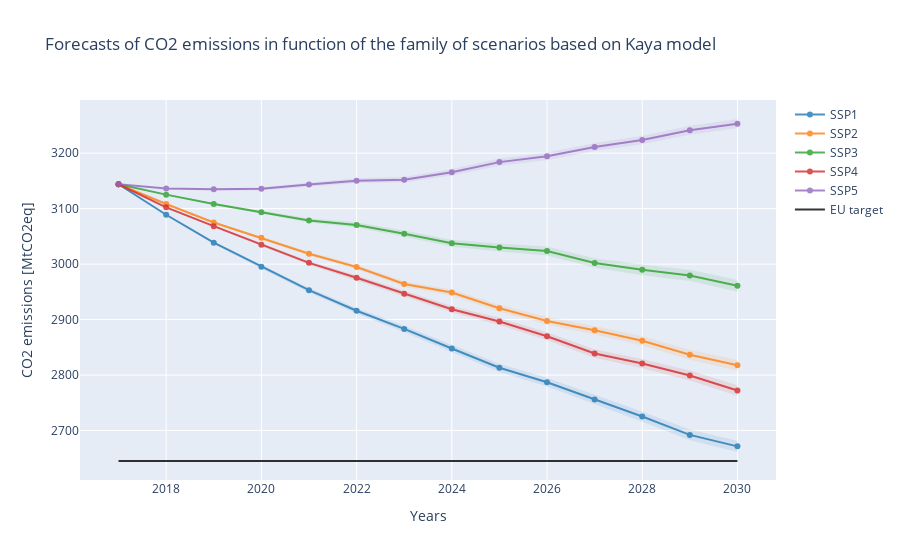
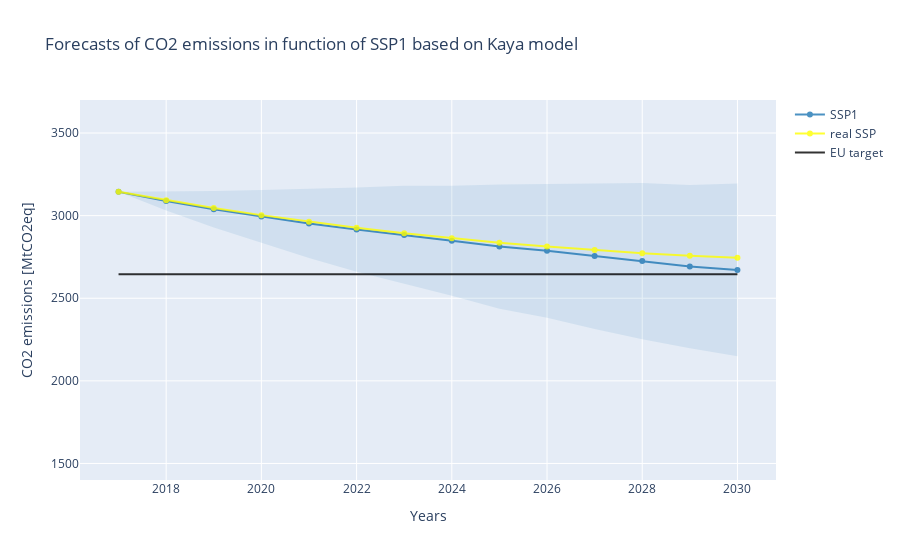
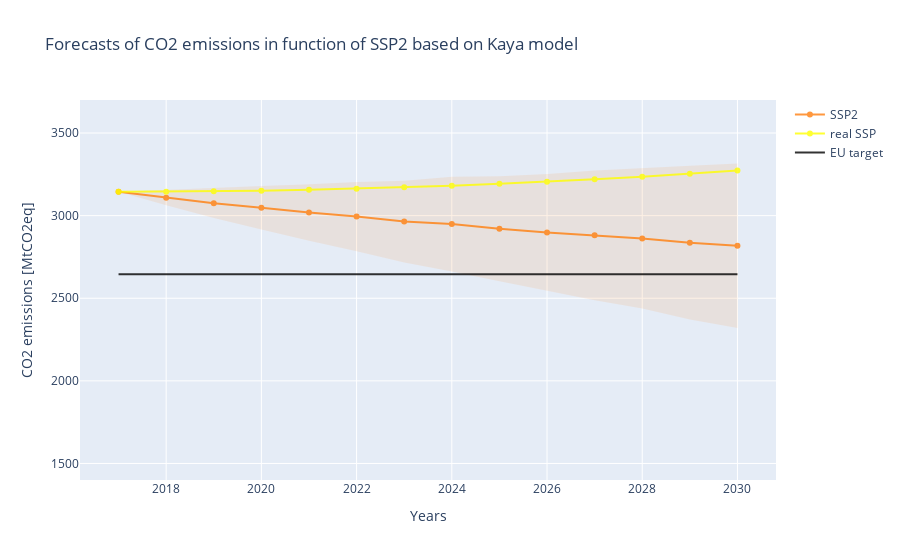
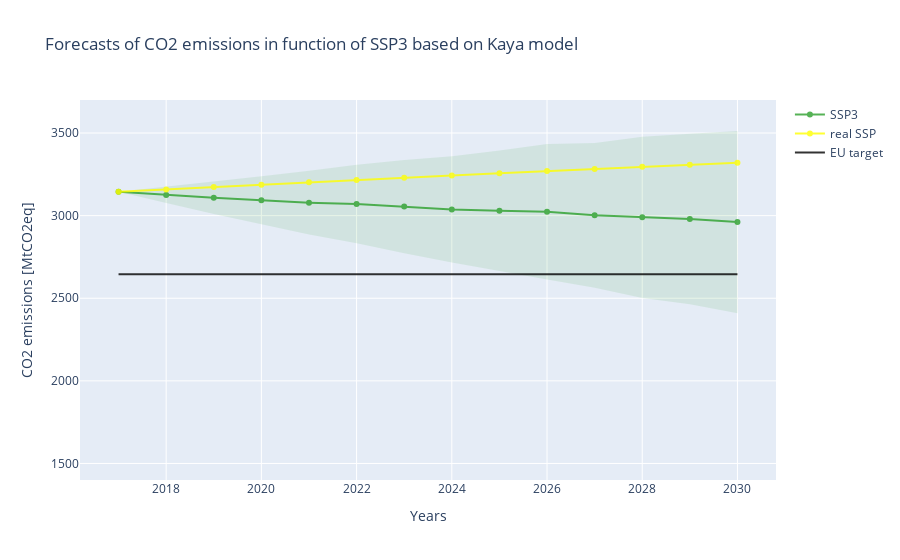

Notebook code cell kept with these figures, in order:
### Markdown cell above
# RESULTS OF MONTE CARLO SIMULATION

### Code cell
samples = 10000
emi_kaya_norm = get_carbon_emissions(samples, 'normal', show=True)
emi_kaya_tri = get_carbon_emissions(samples, 'triangular', show=False)

samples = 5000
emi_kaya_norm_rates = get_carbon_emissions(samples, 'normal', rates=True, show=False)
emi_kaya_tri_rates = get_carbon_emissions(samples, 'triangular', rates=True, show=False)

kernel_emi = get_carbon_emissions(samples=10000, rates='kernel', show=False)

real_proj = show_real_projections(file_real_proj, show=False)
show_goals([emi_kaya_norm, emi_kaya_norm_rates, real_proj],
           name = ['Kaya model', 'Derived of Kaya model', 'Projection', 'Target'], show=True)

projection_vs_forecasts([emi_kaya_norm, emi_kaya_norm_rates, real_proj],
                        name=['Kaya model', 'Derived of Kaya model', 'Projections'], show=True)

### Figure 1 — Plotly figure (JSON) as saved in the notebook; plotly's stock layout.template omitted (floating-point values rounded to 4 significant figures)
{"data": [{"fill": "toself", "fillcolor": "#1f77b4", "line": {"color": "rgba(0, 0, 0, 0)"}, "name": "SSP1", "opacity": 0.1, "showlegend": false, "type": "scatter", "x": [2017, 2018, 2019, 2020, 2021, 2022, 2023, 2024, 2025, 2026, 2027, 2028, 2029, 2030, 2030, 2029, 2028, 2027, 2026, 2025, 2024, 2023, 2022, 2021, 2020, 2019, 2018, 2017], "y": [3144, 3090.0, 3041.0, 2998.0, 2957.0, 2921.0, 2889.0, 2854.0, 2820.0, 2795.0, 2765.0, 2735.0, 2702.0, 2682.0, 2661.0, 2682.0, 2716.0, 2747.0, 2779.0, 2806.0, 2841.0, 2877.0, 2911.0, 2949.0, 2992.0, 3036.0, 3088.0, 3144]}, {"line": {"color": "#1f77b4"}, "name": "SSP1", "opacity": 0.8, "type": "scatter", "x": [2017, 2018, 2019, 2020, 2021, 2022, 2023, 2024, 2025, 2026, 2027, 2028, 2029, 2030], "y": [3144, 3089.0, 3039.0, 2995.0, 2953.0, 2916.0, 2883.0, 2848.0, 2813.0, 2787.0, 2756.0, 2725.0, 2692.0, 2671.0]}, {"fill": "toself", "fillcolor": "#ff7f0e", "line": {"color": "rgba(0, 0, 0, 0)"}, "name": "SSP2", "opacity": 0.1, "showlegend": false, "type": "scatter", "x": [2017, 2018, 2019, 2020, 2021, 2022, 2023, 2024, 2025, 2026, 2027, 2028, 2029, 2030, 2030, 2029, 2028, 2027, 2026, 2025, 2024, 2023, 2022, 2021, 2020, 2019, 2018, 2017], "y": [3144, 3109.0, 3077.0, 3050.0, 3022.0, 2999.0, 2969.0, 2954.0, 2927.0, 2904.0, 2888.0, 2870.0, 2846.0, 2828.0, 2808.0, 2828.0, 2854.0, 2873.0, 2891.0, 2914.0, 2943.0, 2959.0, 2991.0, 3015.0, 3045.0, 3073.0, 3107.0, 3144]}, {"line": {"color": "#ff7f0e"}, "name": "SSP2", "opacity": 0.8, "type": "scatter", "x": [2017, 2018, 2019, 2020, 2021, 2022, 2023, 2024, 2025, 2026, 2027, 2028, 2029, 2030], "y": [3144, 3108.0, 3075.0, 3048.0, 3019.0, 2995.0, 2964.0, 2949.0, 2920.0, 2898.0, 2881.0, 2862.0, 2837.0, 2818.0]}, {"fill": "toself", "fillcolor": "#2ca02c", "line": {"color": "rgba(0, 0, 0, 0)"}, "name": "SSP3", "opacity": 0.1, "showlegend": false, "type": "scatter", "x": [2017, 2018, 2019, 2020, 2021, 2022, 2023, 2024, 2025, 2026, 2027, 2028, 2029, 2030, 2030, 2029, 2028, 2027, 2026, 2025, 2024, 2023, 2022, 2021, 2020, 2019, 2018, 2017], "y": [3144, 3126.0, 3110.0, 3096.0, 3083.0, 3075.0, 3060.0, 3044.0, 3037.0, 3032.0, 3011.0, 2999.0, 2990.0, 2972.0, 2950.0, 2970.0, 2980.0, 2993.0, 3016.0, 3023.0, 3031.0, 3049.0, 3066.0, 3075.0, 3091.0, 3106.0, 3124.0, 3144]}, {"line": {"color": "#2ca02c"}, "name": "SSP3", "opacity": 0.8, "type": "scatter", "x": [2017, 2018, 2019, 2020, 2021, 2022, 2023, 2024, 2025, 2026, 2027, 2028, 2029, 2030], "y": [3144, 3125.0, 3108.0, 3093.0, 3079.0, 3071.0, 3055.0, 3038.0, 3030.0, 3024.0, 3002.0, 2990.0, 2980.0, 2961.0]}, {"fill": "toself", "fillcolor": "#d62728", "line": {"color": "rgba(0, 0, 0, 0)"}, "name": "SSP4", "opacity": 0.1, "showlegend": false, "type": "scatter", "x": [2017, 2018, 2019, 2020, 2021, 2022, 2023, 2024, 2025, 2026, 2027, 2028, 2029, 2030, 2030, 2029, 2028, 2027, 2026, 2025, 2024, 2023, 2022, 2021, 2020, 2019, 2018, 2017], "y": [3144, 3103.0, 3070.0, 3038.0, 3006.0, 2980.0, 2952.0, 2924.0, 2903.0, 2877.0, 2847.0, 2829.0, 2808.0, 2782.0, 2763.0, 2790.0, 2812.0, 2831.0, 2863.0, 2890.0, 2913.0, 2941.0, 2971.0, 2999.0, 3032.0, 3067.0, 3101.0, 3144]}, {"line": {"color": "#d62728"}, "name": "SSP4", "opacity": 0.8, "type": "scatter", "x": [2017, 2018, 2019, 2020, 2021, 2022, 2023, 2024, 2025, 2026, 2027, 2028, 2029, 2030], "y": [3144, 3102.0, 3068.0, 3035.0, 3002.0, 2976.0, 2946.0, 2919.0, 2897.0, 2870.0, 2839.0, 2821.0, 2799.0, 2772.0]}, {"fill": "toself", "fillcolor": "#9467bd", "line": {"color": "rgba(0, 0, 0, 0)"}, "name": "SSP5", "opacity": 0.1, "showlegend": false, "type": "scatter", "x": [2017, 2018, 2019, 2020, 2021, 2022, 2023, 2024, 2025, 2026, 2027, 2028, 2029, 2030, 2030, 2029, 2028, 2027, 2026, 2025, 2024, 2023, 2022, 2021, 2020, 2019, 2018, 2017], "y": [3144, 3137.0, 3137.0, 3139.0, 3147.0, 3155.0, 3157.0, 3171.0, 3190.0, 3201.0, 3218.0, 3231.0, 3249.0, 3262.0, 3245.0, 3233.0, 3216.0, 3204.0, 3187.0, 3178.0, 3160.0, 3147.0, 3146.0, 3140.0, 3133.0, 3133.0, 3135.0, 3144]}, {"line": {"color": "#9467bd"}, "name": "SSP5", "opacity": 0.8, "type": "scatter", "x": [2017, 2018, 2019, 2020, 2021, 2022, 2023, 2024, 2025, 2026, 2027, 2028, 2029, 2030], "y": [3144, 3136.0, 3135.0, 3136.0, 3143.0, 3150.0, 3152.0, 3166.0, 3184.0, 3194.0, 3211.0, 3224.0, 3241.0, 3253.0]}, {"line": {"color": "Black"}, "mode": "lines", "name": "EU target", "opacity": 0.8, "type": "scatter", "x": [2017, 2018, 2019, 2020, 2021, 2022, 2023, 2024, 2025, 2026, 2027, 2028, 2029, 2030], "y": [2645.0, 2645.0, 2645.0, 2645.0, 2645.0, 2645.0, 2645.0, 2645.0, 2645.0, 2645.0, 2645.0, 2645.0, 2645.0, 2645.0]}], "layout": {"title": {"text": "Forecasts of CO2 emissions in function of the family of scenarios based on Kaya model"}, "xaxis": {"title": {"text": "Years"}}, "yaxis": {"title": {"text": "CO2 emissions [MtCO2eq]"}}}}

### Figure 2 — Plotly figure (JSON) as saved in the notebook; plotly's stock layout.template omitted (floating-point values rounded to 4 significant figures)
{"data": [{"fill": "toself", "fillcolor": "#1f77b4", "line": {"color": "rgba(0, 0, 0, 0)"}, "name": "SSP1", "opacity": 0.1, "showlegend": false, "type": "scatter", "x": [2017, 2018, 2019, 2020, 2021, 2022, 2023, 2024, 2025, 2026, 2027, 2028, 2029, 2030, 2030, 2029, 2028, 2027, 2026, 2025, 2024, 2023, 2022, 2021, 2020, 2019, 2018, 2017], "y": [3144, 3146.0, 3149.0, 3155.0, 3162.0, 3171.0, 3181.0, 3181.0, 3189.0, 3192.0, 3198.0, 3198.0, 3186.0, 3194.0, 2149.0, 2198.0, 2253.0, 2315.0, 2382.0, 2437.0, 2514.0, 2586.0, 2661.0, 2744.0, 2835.0, 2928.0, 3032.0, 3144]}, {"line": {"color": "#1f77b4"}, "name": "SSP1", "opacity": 0.8, "type": "scatter", "x": [2017, 2018, 2019, 2020, 2021, 2022, 2023, 2024, 2025, 2026, 2027, 2028, 2029, 2030], "y": [3144, 3089.0, 3039.0, 2995.0, 2953.0, 2916.0, 2883.0, 2848.0, 2813.0, 2787.0, 2756.0, 2725.0, 2692.0, 2671.0]}, {"line": {"color": "Yellow"}, "name": "real SSP", "opacity": 0.8, "type": "scatter", "x": [2017, 2018, 2019, 2020, 2021, 2022, 2023, 2024, 2025, 2026, 2027, 2028, 2029, 2030], "y": [3144, 3093.0, 3046.0, 3003.0, 2963.0, 2927.0, 2894.0, 2864.0, 2837.0, 2813.0, 2791.0, 2773.0, 2758.0, 2745.0]}, {"line": {"color": "Black"}, "mode": "lines", "name": "EU target", "opacity": 0.8, "type": "scatter", "x": [2017, 2018, 2019, 2020, 2021, 2022, 2023, 2024, 2025, 2026, 2027, 2028, 2029, 2030], "y": [2645.0, 2645.0, 2645.0, 2645.0, 2645.0, 2645.0, 2645.0, 2645.0, 2645.0, 2645.0, 2645.0, 2645.0, 2645.0, 2645.0]}], "layout": {"title": {"text": "Forecasts of CO2 emissions in function of SSP1 based on Kaya model"}, "xaxis": {"title": {"text": "Years"}}, "yaxis": {"range": [1400, 3700], "title": {"text": "CO2 emissions [MtCO2eq]"}}}}

### Figure 3 — Plotly figure (JSON) as saved in the notebook; plotly's stock layout.template omitted (floating-point values rounded to 4 significant figures)
{"data": [{"fill": "toself", "fillcolor": "#ff7f0e", "line": {"color": "rgba(0, 0, 0, 0)"}, "name": "SSP2", "opacity": 0.1, "showlegend": false, "type": "scatter", "x": [2017, 2018, 2019, 2020, 2021, 2022, 2023, 2024, 2025, 2026, 2027, 2028, 2029, 2030, 2030, 2029, 2028, 2027, 2026, 2025, 2024, 2023, 2022, 2021, 2020, 2019, 2018, 2017], "y": [3144, 3154.0, 3165.0, 3179.0, 3190.0, 3204.0, 3211.0, 3236.0, 3238.0, 3252.0, 3274.0, 3286.0, 3302.0, 3316.0, 2320.0, 2371.0, 2437.0, 2487.0, 2543.0, 2602.0, 2662.0, 2717.0, 2785.0, 2848.0, 2916.0, 2986.0, 3062.0, 3144]}, {"line": {"color": "#ff7f0e"}, "name": "SSP2", "opacity": 0.8, "type": "scatter", "x": [2017, 2018, 2019, 2020, 2021, 2022, 2023, 2024, 2025, 2026, 2027, 2028, 2029, 2030], "y": [3144, 3108.0, 3075.0, 3048.0, 3019.0, 2995.0, 2964.0, 2949.0, 2920.0, 2898.0, 2881.0, 2862.0, 2837.0, 2818.0]}, {"line": {"color": "Yellow"}, "name": "real SSP", "opacity": 0.8, "type": "scatter", "x": [2017, 2018, 2019, 2020, 2021, 2022, 2023, 2024, 2025, 2026, 2027, 2028, 2029, 2030], "y": [3144, 3145.0, 3147.0, 3151.0, 3156.0, 3163.0, 3171.0, 3181.0, 3193.0, 3206.0, 3220.0, 3236.0, 3254.0, 3273.0]}, {"line": {"color": "Black"}, "mode": "lines", "name": "EU target", "opacity": 0.8, "type": "scatter", "x": [2017, 2018, 2019, 2020, 2021, 2022, 2023, 2024, 2025, 2026, 2027, 2028, 2029, 2030], "y": [2645.0, 2645.0, 2645.0, 2645.0, 2645.0, 2645.0, 2645.0, 2645.0, 2645.0, 2645.0, 2645.0, 2645.0, 2645.0, 2645.0]}], "layout": {"title": {"text": "Forecasts of CO2 emissions in function of SSP2 based on Kaya model"}, "xaxis": {"title": {"text": "Years"}}, "yaxis": {"range": [1400, 3700], "title": {"text": "CO2 emissions [MtCO2eq]"}}}}

### Figure 4 — Plotly figure (JSON) as saved in the notebook; plotly's stock layout.template omitted (floating-point values rounded to 4 significant figures)
{"data": [{"fill": "toself", "fillcolor": "#2ca02c", "line": {"color": "rgba(0, 0, 0, 0)"}, "name": "SSP3", "opacity": 0.1, "showlegend": false, "type": "scatter", "x": [2017, 2018, 2019, 2020, 2021, 2022, 2023, 2024, 2025, 2026, 2027, 2028, 2029, 2030, 2030, 2029, 2028, 2027, 2026, 2025, 2024, 2023, 2022, 2021, 2020, 2019, 2018, 2017], "y": [3144, 3175.0, 3207.0, 3239.0, 3272.0, 3309.0, 3337.0, 3360.0, 3394.0, 3434.0, 3440.0, 3477.0, 3496.0, 3513.0, 2409.0, 2463.0, 2502.0, 2564.0, 2614.0, 2665.0, 2716.0, 2773.0, 2833.0, 2886.0, 2948.0, 3010.0, 3076.0, 3144]}, {"line": {"color": "#2ca02c"}, "name": "SSP3", "opacity": 0.8, "type": "scatter", "x": [2017, 2018, 2019, 2020, 2021, 2022, 2023, 2024, 2025, 2026, 2027, 2028, 2029, 2030], "y": [3144, 3125.0, 3108.0, 3093.0, 3079.0, 3071.0, 3055.0, 3038.0, 3030.0, 3024.0, 3002.0, 2990.0, 2980.0, 2961.0]}, {"line": {"color": "Yellow"}, "name": "real SSP", "opacity": 0.8, "type": "scatter", "x": [2017, 2018, 2019, 2020, 2021, 2022, 2023, 2024, 2025, 2026, 2027, 2028, 2029, 2030], "y": [3144, 3159.0, 3173.0, 3188.0, 3202.0, 3216.0, 3230.0, 3243.0, 3257.0, 3270.0, 3283.0, 3295.0, 3308.0, 3320.0]}, {"line": {"color": "Black"}, "mode": "lines", "name": "EU target", "opacity": 0.8, "type": "scatter", "x": [2017, 2018, 2019, 2020, 2021, 2022, 2023, 2024, 2025, 2026, 2027, 2028, 2029, 2030], "y": [2645.0, 2645.0, 2645.0, 2645.0, 2645.0, 2645.0, 2645.0, 2645.0, 2645.0, 2645.0, 2645.0, 2645.0, 2645.0, 2645.0]}], "layout": {"title": {"text": "Forecasts of CO2 emissions in function of SSP3 based on Kaya model"}, "xaxis": {"title": {"text": "Years"}}, "yaxis": {"range": [1400, 3700], "title": {"text": "CO2 emissions [MtCO2eq]"}}}}
